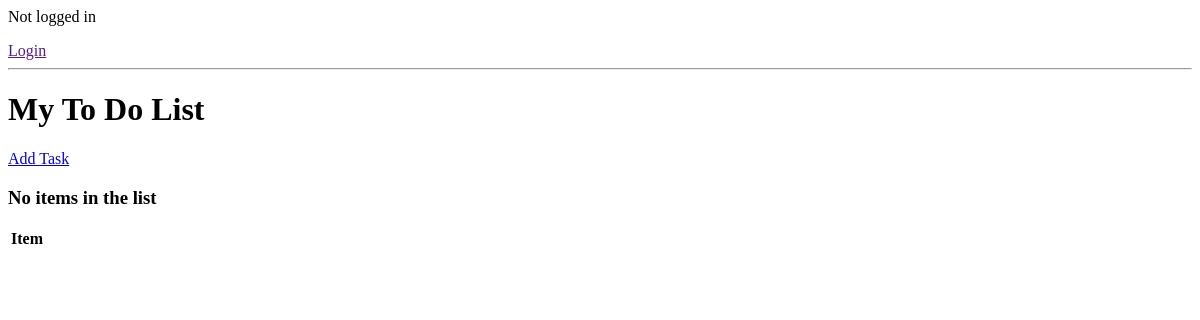
The app's page /, older data.
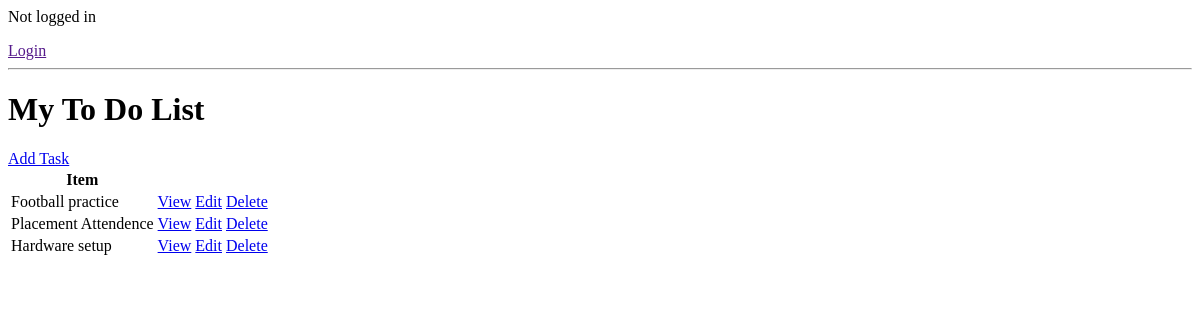
The same page, newer data.
### base/models.py (models this page shows, shortened)
class Task(models.Model):
    user = models.ForeignKey(User, on_delete=models.SET_NULL, null=True, blank=True)
    title = models.CharField(max_length=200)
    description = models.TextField(null=True, blank=True)
    complete = models.BooleanField(default=False)
    create = models.DateTimeField(auto_now_add=True)
    class Meta:
        ordering = ['complete']

### base/views.py (the view)
# urls.py: path('', TaskList.as_view(), name='tasks'),
class TaskList(ListView):
    model = Task
    context_object_name = 'tasks'

### base/templates/base/task_list.html
{%if request.user.is_authenticated%}
<p>{{request.user}}</p>
<a href="">Logout</a>
{%else%}
<p>Not logged in</p>
<a href="">Login</a>
{%endif%}
<hr>
<h1> My To Do List </h1>
<a href="{% url 'task-create' %}">Add Task</a>
<table>
    <tr>
        <th>Item</th>
        <th></th>
        <th></th>
        <th></th>
    </tr>
    {% for task in tasks %}
        <tr>
            <td>{{ task.title }}</td>
            <td><a href="{% url 'task' task.id %}">View</a></td>
            <td><a href="{% url 'task-update' task.id %}">Edit</a></td>
            <td><a href="{% url 'task-delete' task.id %}">Delete</a></td>
        </tr>
    {% empty %}
        <h3>No items in the list</h3>
    {% endfor %}
</table>

Row changes from the older to the newer data that the page shows:
added Task: title "Football practice"
added Task: title "Placement Attendence"
added Task: title "Hardware setup"
Text that changed along with them:
text no longer shown: "No items in the list"
